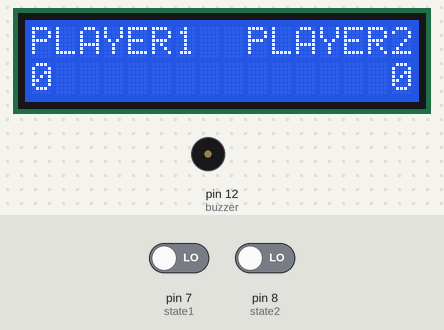
A sketch run on a simulated Arduino Uno, built with avr-gcc and run on an emulated ATmega328P. On the bench: 16×2 character LCD, buzzer (waves = sounding). The inputs (shaded band) are chosen by the test bench; at power-on: pin 7 (state1) LOW, pin 8 (state2) LOW. Random numbers use the default seed unless the sketch sets one. At 21.7 s the program stops and its outputs stay as they are.

Above: at 6.0 s.
At 11.44 s:
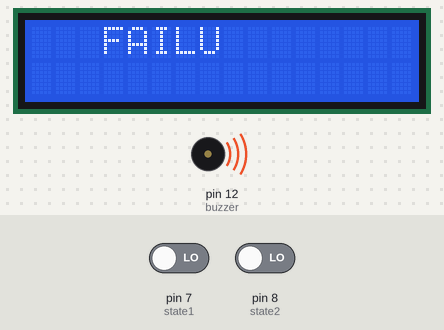
At 13.6 s:
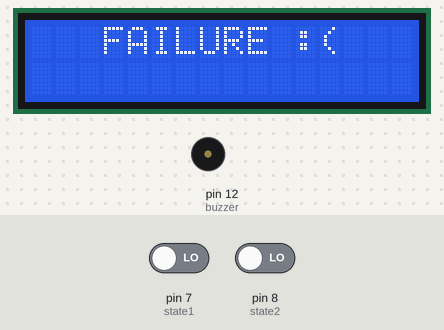
At 19.8 s:
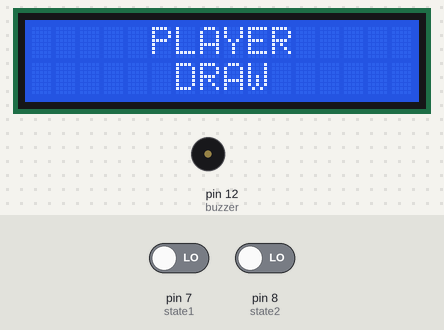
Timing chart, 0 to 21.3 s (numbered marks = the images above):
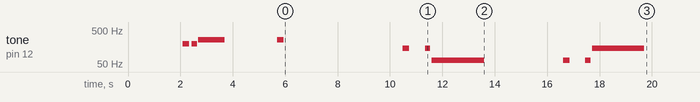

The sketch:

Upsilon_Arduino_v1.ino
```cpp
#include<pitches.h>//tone library
#include <LiquidCrystal_I2C.h>
#include <time.h>
//Pins
int
OPin1  =  5,
OPin2  =  6,
state1 =  7,
state2 =  8,
buzzer = 12;
LiquidCrystal_I2C lcd(0x27,16,2);
int score1=0,score2=0;
int winover=3;


//Functions
char *strtemp = malloc(16*sizeof(char));
void score_disp()
{
    lcd.clear();
    lcd.setCursor(0,0);
    lcd.print("PLAYER1  PLAYER2");

    lcd.setCursor(0,1);
    itoa(score1,strtemp,10);
    lcd.print(strtemp);

    if (score2<10) {lcd.setCursor(15,1);}
    else {lcd.setCursor(14,1);}
    itoa(score2,strtemp,10);
    lcd.print(strtemp);
}

void playerwin(int player)
{
    /*
    lcd.clear();
    lcd.setCursor(0,0);
    for (int i = 0; i <= 5; i++) {
        if (player = 1){lcd.print("PLAYER 1 WINS");}
        if (player = 2){lcd.print("PLAYER 2 WINS");}
        delay(500);
    }
    buzzer_win();
    lcd.clear();
    reset();*/
    lcd.clear();

    tone(buzzer, NOTE_C4,0);//C4
    delay(200);
    noTone(buzzer);
    delay(50);
    lcd.setCursor(0,0);
    if (player == 1){lcd.print("    PLAYER 1    ");}
    if (player == 2){lcd.print("    PLAYER 2    ");}
    lcd.setCursor(6,1);
    lcd.print("WINS");

    tone(buzzer, NOTE_G3,0);//G3
    delay(250);
    noTone(buzzer);
    delay(50);
    lcd.clear();

    tone(buzzer, NOTE_C4,0);//C4
    delay(200);
    noTone(buzzer);
    delay(50);
    lcd.setCursor(0,0);
    if (player == 1){lcd.print("    PLAYER 1    ");}
    if (player == 2){lcd.print("    PLAYER 2    ");}
    lcd.setCursor(6,1);
    lcd.print("WINS");

    tone(buzzer, NOTE_G3,0);//G3
    delay(250);
    noTone(buzzer);
    delay(50);
    lcd.clear();

    tone(buzzer, NOTE_C4,0);//C4
    delay(400);
    noTone(buzzer);
    delay(100);
    lcd.setCursor(0,0);
    if (player == 1){lcd.print("    PLAYER 1    ");}
    if (player == 2){lcd.print("    PLAYER 2    ");}
    lcd.setCursor(6,1);
    lcd.print("WINS");

    tone(buzzer, NOTE_C4,0);//C4
    delay(400);
    noTone(buzzer);

    while (1){delay(1000);}
}
void fail()
{
    lcd.clear();
    lcd.setCursor(3,0);

    tone(buzzer, NOTE_D3,0);
    lcd.print("FAIL");
    delay(250);
    noTone(buzzer);
    delay(600);

    tone(buzzer, NOTE_D3,0);
    lcd.print("U");
    delay(200);
    noTone(buzzer);
    delay(50);


    tone(buzzer, NOTE_C2,0);
    lcd.print("RE :(");
    delay(2000);
    noTone(buzzer);
    delay(3000);

    if (score1 >= score2+winover){playerwin(1);}
    else
    if (score2 >= score1+winover){playerwin(2);}
    else
    {
        lcd.clear();
        lcd.setCursor(5,0);
        lcd.print("PLAYER");
        lcd.setCursor(6,1);
        lcd.print("DRAW");

        tone(buzzer, NOTE_C2,0);
        delay(250);
        noTone(buzzer);
        delay(600);

        tone(buzzer, NOTE_C2,0);
        delay(200);
        noTone(buzzer);
        delay(50);


        tone(buzzer, NOTE_D3,0);
        delay(2000);
        noTone(buzzer);

        while (1){delay(1000);}
    }
}

void(* resetFunc) (void) = 0;

void buzzer_start()
{
  tone(buzzer, NOTE_G3,0);//G3
  delay(250);
  noTone(buzzer);
  delay(100);

  tone(buzzer, NOTE_G3,0);//G3
  delay(200);
  noTone(buzzer);
  delay(50);

  tone(buzzer, NOTE_C4,0);//C4
  delay(1000);
  noTone(buzzer);
}
/*
void buzzer_win()
{
  tone(buzzer, NOTE_C4,0);//C4
  delay(200);
  noTone(buzzer);
  delay(50);

  tone(buzzer, NOTE_G3,0);//G3
  delay(250);
  noTone(buzzer);
  delay(50);

  tone(buzzer, NOTE_C4,0);//C4
  delay(200);
  noTone(buzzer);
  delay(50);

  tone(buzzer, NOTE_G3,0);//G3
  delay(250);
  noTone(buzzer);
  delay(50);

  tone(buzzer, NOTE_C4,0);//C4
  delay(400);
  noTone(buzzer);
  delay(100);

  tone(buzzer, NOTE_C4,0);//C4
  delay(400);
  noTone(buzzer);
  delay(100);
}
void buzzer_fail()
{
  tone(buzzer, NOTE_D3,0);//D2
  delay(250);
  noTone(buzzer);
  delay(100);

  tone(buzzer, NOTE_D3,0);//D2
  delay(200);
  noTone(buzzer);
  delay(50);

  tone(buzzer, NOTE_C2,0);//C1
  delay(1000);
  noTone(buzzer);
}*/

int selection=0;
float curr_time,time_to_complete;
void start_func()
{
    //curr_time = millis();//time modules start
    //time_to_complete *= 0.909; //time to complete gets 10% faster
    //selection = rand()%4; //rand value 0to3 (which module)

    tone(buzzer, NOTE_C4,0);//G3
    delay(250);
    noTone(buzzer);

    curr_time = millis();//time modules start
    time_to_complete *= 0.909; //time to complete gets 10% faster
    selection = rand()%3; //rand value 0to2 (which module)
}


void setup(){
    lcd.init();
    lcd.clear();
    lcd.backlight();
    score_disp();

    time_to_complete = 5000;//5sec in ms
    score1=0,score2=0;

    delay(2000);
    buzzer_start();
    delay(2000);
}


bool Player1_prev = false;
bool Player2_prev = false;

void loop() {
    //ROUND STARTS
    start_func();


    //stab
    if (selection == 0)
    {
        //set output pins as 00 (OPin2,OPin1)
        //digitalWrite(OPin1, LOW);
        //digitalWrite(OPin2, LOW);
        digitalWrite(OPin1, HIGH);
        digitalWrite(OPin2, LOW);

        //MODULE STARTS
        //complete if circuit is complete
        while (1)
        {
            if (digitalRead(state1) == HIGH)
            {
                score1++;
                break;
            }
            else if (digitalRead(state2) == HIGH)
            {
                score2++;
                break;
            }
            else if (millis() >= curr_time + time_to_complete)
            {
                fail();
                break;
            }
        }
    }

    //slash
    else if (selection == 1)
    {   //set output pins as 01 (OPin2,OPin1)
        //digitalWrite(OPin1, HIGH);
        //digitalWrite(OPin2, LOW);
        digitalWrite(OPin1, LOW);
        digitalWrite(OPin2, HIGH);

        //MODULE STARTS
        //complete if circuit is complete
        while (1)
        {
            if (digitalRead(state1) == HIGH)
            {
                score1++;
                break;
            }
            else if (digitalRead(state2) == HIGH)
            {
                score2++;
                break;
            }
            else if (millis() >= curr_time + time_to_complete)
            {
                fail();
                break;
            }
        }
    }

    //Grindstone
    else if (selection == 2)
    {
        //getting state of module before round
        //Player1_prev = digitalRead(state1) == HIGH;
        //Player2_prev = digitalRead(state2) == HIGH;

        //set output pins as 10 (OPin2,OPin1)
        //digitalWrite(OPin1, LOW);
        //digitalWrite(OPin2, HIGH);
        digitalWrite(OPin1, HIGH);
        digitalWrite(OPin2, HIGH);

        //MODULE STARTS
        //complete if circuit is different then inital
        while (1)
        {
            /*
            //state changed
            if (digitalRead(state1) != Player1_prev)
            {
                digitalWrite(OPin1, LOW);
                digitalWrite(OPin2, LOW);
                score1++;
                break;
            }
            else if (digitalRead(state2) != Player2_prev)
            {
                digitalWrite(OPin1, LOW);
                digitalWrite(OPin2, LOW);
                score2++;
                break;
            }
            else if (millis() >= curr_time + time_to_complete)
            {
                digitalWrite(OPin1, LOW);
                digitalWrite(OPin2, LOW);
                fail();
                break;
            }*/
            if (digitalRead(state1) == HIGH)
            {
                score1++;
                break;
            }
            else if (digitalRead(state2) == HIGH)
            {
                score2++;
                break;
            }
            else if (millis() >= curr_time + time_to_complete)
            {
                fail();
                break;
            }
        }
    }

    /*
    //War Cry
    else if (selection == 3)
    {
        //set output pins as 11 (OPin2,OPin1)
        digitalWrite(OPin1, HIGH);
        digitalWrite(OPin2, HIGH);
        //start_func();

        //MODULE STARTS
        //complete if circuit is complete
        while (1)
        {
            if (digitalRead(state1) == HIGH)
            {
                score1++;
                break;
            }
            else if (digitalRead(state2) == HIGH)
            {
                score2++;
                break;
            }
            else if (millis() >= curr_time + time_to_complete)
            {
                fail();
                break;
            }
        }
    }
    */

    //check if players points are at 99 before starting new round
    if (score1 == 99) playerwin(1);
    else if (score2 == 99) playerwin(2);
    digitalWrite(OPin1, LOW);
    digitalWrite(OPin2, LOW);

    score_disp();
    buzzer_start();
    delay(3000);
}
```

Measured:
- by itself, tone on pin 12 (buzzer): plays 196 Hz for 0.25 s, 196 Hz for 0.20 s, 262 Hz for 1.0 s, 262 Hz for 0.25 s, 147 Hz for 0.25 s, 147 Hz for 0.20 s … (10 notes in this stretch)
- what the display in image 2 shows lasts 5.0 s, from 11.6 s to 16.6 s
